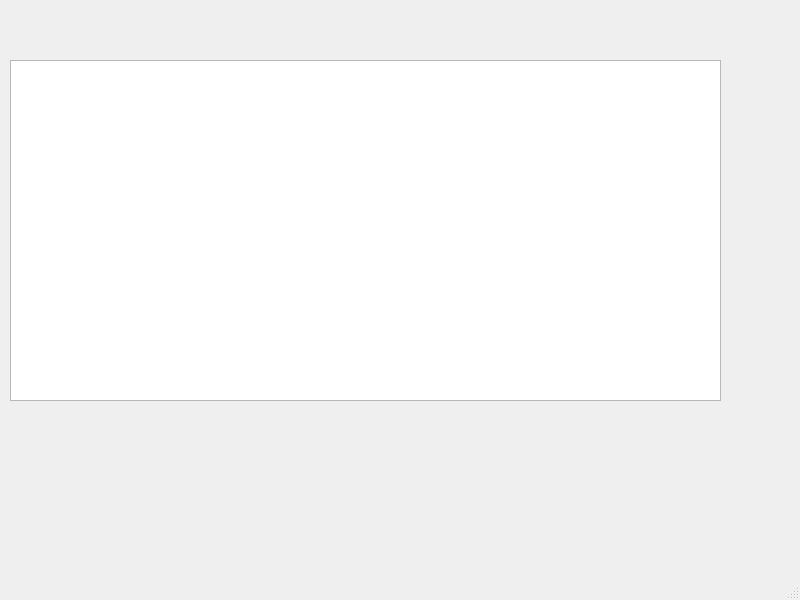
<?xml version="1.0" encoding="UTF-8"?>
<ui version="4.0">
 <class>MainWindow</class>
 <widget class="QMainWindow" name="MainWindow">
  <property name="geometry">
   <rect>
    <x>0</x>
    <y>0</y>
    <width>800</width>
    <height>600</height>
   </rect>
  </property>
  <property name="windowTitle">
   <string>MainWindow</string>
  </property>
  <widget class="QWidget" name="centralwidget">
   <widget class="QTableWidget" name="tableWidget">
    <property name="geometry">
     <rect>
      <x>10</x>
      <y>60</y>
      <width>711</width>
      <height>341</height>
     </rect>
    </property>
   </widget>
  </widget>
  <widget class="QMenuBar" name="menubar">
   <property name="geometry">
    <rect>
     <x>0</x>
     <y>0</y>
     <width>800</width>
     <height>21</height>
    </rect>
   </property>
  </widget>
  <widget class="QStatusBar" name="statusbar"/>
 </widget>
 <resources/>
 <connections/>
</ui>
